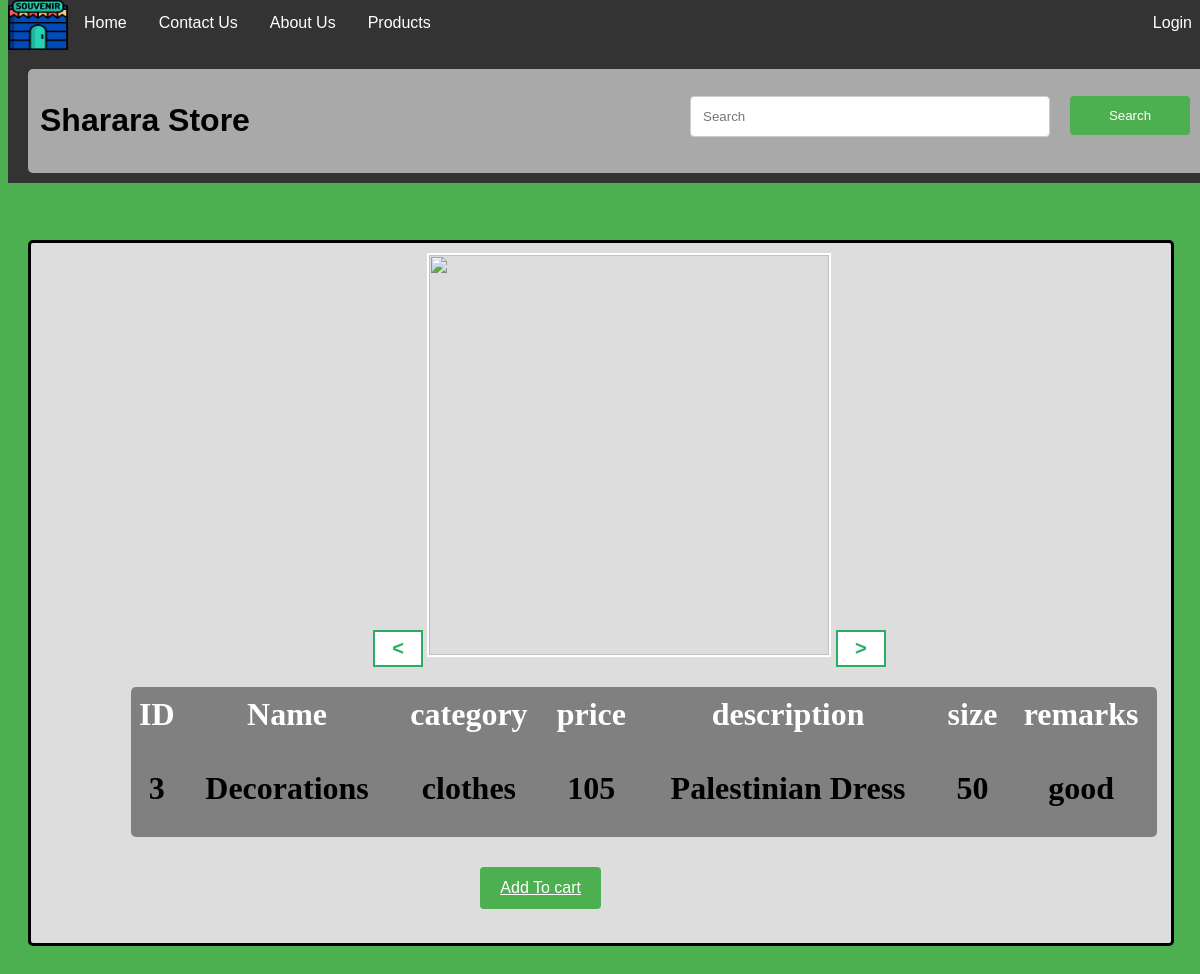
/Products/singleProduct.php?&pid=3, run on the app's committed database.
### tables this page shows
CREATE TABLE IF NOT EXISTS `products` (
  `name` varchar(20) DEFAULT NULL,
  `description` varchar(150) DEFAULT NULL,
  `category` varchar(20) DEFAULT NULL,
  `size` double DEFAULT NULL,
  `price` double DEFAULT NULL,
  `remarks` varchar(100) DEFAULT NULL,
  `pid` int(10) NOT NULL,
  `quantity` int(11) NOT NULL
);

### Products/singleProduct.php (the view, shortened to what this page needs)
<?php
include("../HeaderAndFooter/header.php");
include '../Shared/dbConf.php';
?>
<!DOCTYPE html>
<html>
<head>
    <link rel="stylesheet" href="../style.css">
</head>
<body style="margin-top: 150px">
<?php
if (isset($_GET['pid'])) {
    $sqlStatement = "SELECT * FROM products WHERE pid = '" . $_GET['pid'] . "'";
    $result = $pdo->query($sqlStatement);
    $row = $result->fetch();
    $pid = $row['pid'];
    ?>
    <section id="SingleItemsPage">
        <div style="width: 100%; height = 300px; position: center;">
                <figure style="float: left; margin: 10px 200px 20px 30%;" class="myImage">
                    <button onclick="mySlide('prev');"><</button>
                    <img class="row" src="../images/<?php echo $pid;?>/fig1.jpg" id="slide" alt="" width="400" height="400">
                    <button onclick="mySlide('next');">></button>
            </figure>
                <table class="singleProduct">
                    <tr style="height: 50px; color: white">
                        <th>
                            ID
                        </th>
                        <th>
                            Name
                        </th>
                        <th>
                            category
                        </th>
                        <th>
                            price
                        </th>
                        <th>
                            description
                        </th>
                        <th>
                            size
                        </th>
                        <th>
                            remarks
                        </th>
                    </tr>
                    <tr>
                        <th>
                            <?php echo $row['pid'] ?>
                        </th>
                        <th>
                            <?php echo $row['name'] ?>
                        </th>
                        <th>
                            <?php echo $row['category'] ?>
                        </th>
                        <th>   <?php echo $row['price'] ?>
                        </th>
                        <th><?php echo $row['description'] ?>
                        </th>
                        <th>   <?php echo $row['size'] ?>
                        </th>
                        <th> <?php echo $row['remarks'] ?>
                        </th>
                    </tr>
                </table>
            <a href="<?php echo "../Shared/addToCart.php?pid=".$row['pid'];?>" class="itemButtons" style="margin: 10px 50% 10px 20px;"> Add To cart</a>
        </div>
    </section>
    <?php
}
?>
</body>
</html>

### style.css (style rules this page uses)
.row:after { content: ""; display: table; clear: both; }
#SingleItemsPage { border-radius: 5px; border-color: black; border-style: solid; background: #dddddd; float: left; text-align: center; height: 700px; width: 95%; margin: 20px; margin-right: 20px; }
html, body { width: 100%; height: 100%; background-color: #4CAF50; margin-top: 70px; }
.itemButtons { background-color: #4CAF50; color: white; padding: 12px 20px; border: none; border-radius: 4px; cursor: pointer; float: right; margin: 120px 50px 15px 1px; }
.singleProduct { width: 90%; height: 150px; margin: 150px 100px 20px 100px; background-color: gray; font-family: Aldhabi; font-weight: bold; font-size: xx-large; border-radius: 5px; }

### Products/singleProduct.php (style rules this page uses)
body { font-family: Arial, Helvetica, sans-serif; }
.myImage img { border: 2px solid #fff; }
.myImage button { background-color: #fff; color: #27ae60; border: 2px solid #27ae60; font-size: 20px; font-weight: bold; width: 50px; cursor: pointer;padding: 5px; }

### data on the page
products: pid "3", name "Decorations", category "clothes", price "105", description "Palestinian Dress", size "50", remarks "good"
